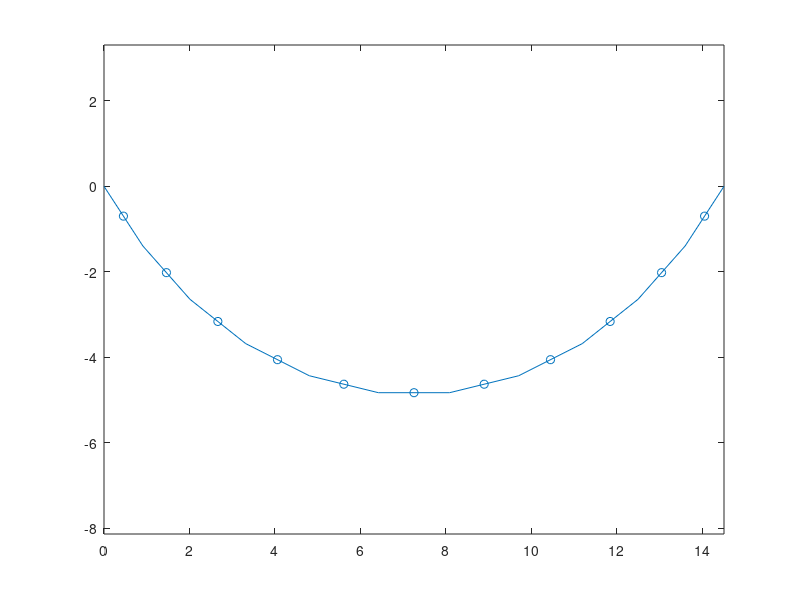

MATLAB code for this plot:
clc, clear, close all
%%Caida de una cuerda

%% segmentacion

close all, clear
L=20;
M=1;

n=10;
n=n+2;
le=L/n;
m=M/n;


% curva catenaria
a=4.5;
x= linspace(-6,6,n);

y=a*cosh(x/a);


angulo=atan(diff(y)./diff(x));
xb=0;       yb=0;

for k=1:n-1 
    
    xc(k)=le/2*cos(angulo(k))+ xb(k) ;
    yc(k)=le/2*sin(angulo(k))+ yb(k);
    
    xb(k+1)=xb(k)+le*cos(angulo(k));
    yb(k+1)=yb(k)+le*sin(angulo(k));
end


%plot(x,y)
plot(xb,yb)
axis equal
hold on 
scatter(xc,yc)
hold off

